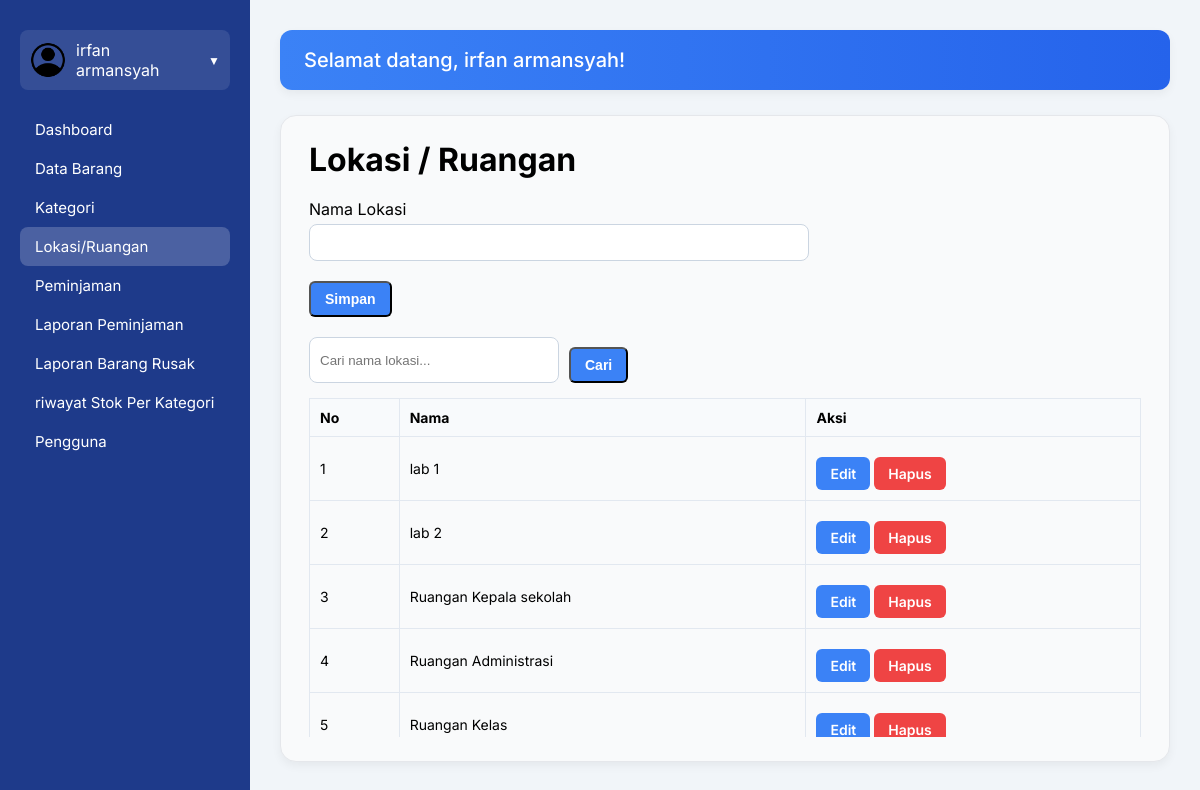
Page /index.php?page=lokasi (signed in) on the committed database.
### tables this page shows
CREATE TABLE `lokasi` (
  `id_lokasi` int(11) NOT NULL,
  `nama_lokasi` varchar(100) DEFAULT NULL
);

### lokasi.php (the view, shortened to what this page needs)
<?php
$edit = isset($_GET['edit']);
$cari = $_GET['cari'] ?? '';
$where = '';
$row = ['nama_lokasi' => ''];
?>
<h1 class="header-title">Lokasi / Ruangan</h1><br>
<div class="content" style="margin-bottom: 20px; max-width: 500px;">
  <form method="post">
    <p><label>Nama Lokasi</label><br>
      <input type="text" name="nama" required value="<?= $row['nama_lokasi'] ?>"
        style="width:100%; padding:10px; margin-top:5px; border:1px solid #cbd5e1; border-radius:8px;">
    </p>
    <p style="margin-top: 10px;">
      <button type="submit" class="btn"><?= $edit ? 'Update' : 'Simpan' ?></button>
    </p>
  </form>
</div>
<div class="table-container">
  <form method="get" style="margin-bottom: 15px; display: flex; gap: 10px;">
    <input type="text" name="cari" value="<?= htmlspecialchars($cari) ?>" placeholder="Cari nama lokasi..."
      class="input" style="padding: 10px; border: 1px solid #cbd5e1; border-radius: 8px; width: 250px;">
    <button type="submit" class="btn" style="background: #3b82f6;">Cari</button>
  </form>
  <table>
    <thead>
      <tr>
        <th>No</th>
        <th>Nama</th>
        <th>Aksi</th>
      </tr>
    </thead>
    <tbody>
      <?php
      $lokasi = mysqli_query($conn, "SELECT * FROM lokasi $where ORDER BY id_lokasi ASC");
      $no = 1;
      while ($l = mysqli_fetch_assoc($lokasi)) : ?>
        <tr>
          <td><?= $no++ ?></td>
          <td><?= $l['nama_lokasi'] ?></td>
          <td>
            <a href="index.php?page=lokasi&edit=<?= $l['id_lokasi'] ?>" class="btn">Edit</a>
            <a href="index.php?page=lokasi&hapus=<?= $l['id_lokasi'] ?>" class="btn" style="background:#ef4444"
              onclick="return confirm('Yakin hapus lokasi ini?')">Hapus</a>
          </td>
        </tr>
      <?php endwhile; ?>
    </tbody>
  </table>
</div>

### index.php (style rules this page uses)
* { box-sizing: border-box; margin: 0; padding: 0; }
body { font-family: 'Inter', sans-serif; display: flex; height: 100vh; background-color: #f1f5f9; overflow: hidden; }
table { width: 100%; border-collapse: collapse; margin-top: 10px; }
table th, table td { padding: 10px; border: 1px solid #e2e8f0; font-size: 14px; }
table th { background-color: #f8fafc; text-align: left; }
.btn { display: inline-block; background: #3b82f6; color: white; padding: 8px 14px; border-radius: 6px; text-decoration: none; font-size: 14px; font-weight: 600; margin-top: 10px; }

### lokasi.php (style rules this page uses)
.table-container { overflow-x: auto; overflow-y: auto; max-height: 400px; max-width: 100%; }

### rows in the picture
lokasi: nama_lokasi "lab 1"
lokasi: nama_lokasi "lab 2"
lokasi: nama_lokasi "Ruangan Kepala sekolah"
lokasi: nama_lokasi "Ruangan Administrasi"
lokasi: nama_lokasi "Ruangan Kelas"

### other values in the picture
$_SESSION['nama_lengkap'] "irfan armansyah"
